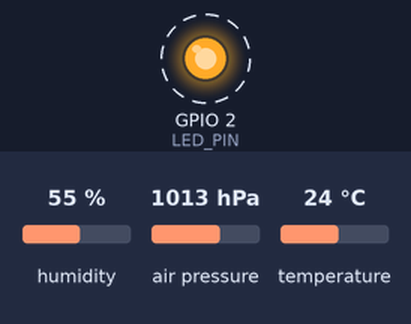
This program was run on a simulated ESP32. On the bench: output pins drawn as LEDs (lit = HIGH). Dashed ring = blinking. Inputs (shaded band) come from the test bench; at power-on: humidity 55 %, air pressure 1013 hPa, temperature 24 °C. WiFi joins after 1.5 s; servers stay silent unless stated; no MQTT or app messages arrive unless stated; what the program prints to the serial monitor is not drawn.

Above: at 1.7 s.
Timing chart, 0 to 4.5 s (numbered marks = the images above):
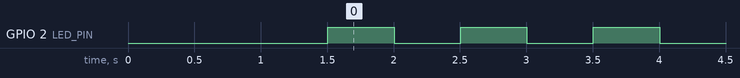

Measured:
- by itself, GPIO 2 (LED_PIN): alternates HIGH for 0.50 s and LOW for 0.50 s

The program:

main.cpp
```cpp
#include <Arduino.h>
#include <Wire.h>
#include <Adafruit_BME280.h>
#include <WiFi.h>
#include <PubSubClient.h>

#define LED_PIN 2

// WiFi credentials
const char* ssid = "ameya";
const char* password = "ameya123";

// MQTT broker
const char* mqtt_server = "172.20.10.2";
const int mqtt_port = 1883;
const char* mqtt_topic = "thermomesh/node1";

Adafruit_BME280 bme;
WiFiClient espClient;
PubSubClient mqttClient(espClient);

SemaphoreHandle_t dataMutex;
float temperature, humidity, pressure;

void connectWiFi() {
  Serial.print("Connecting to WiFi");
  WiFi.begin(ssid, password);
  while (WiFi.status() != WL_CONNECTED) {
    delay(500);
    Serial.print(".");
  }
  Serial.println();
  Serial.print("Connected! IP: ");
  Serial.println(WiFi.localIP());
  Serial.print("Gateway: ");
  Serial.println(WiFi.gatewayIP());
}

void connectMQTT() {
  while (!mqttClient.connected()) {
    Serial.print("Connecting to MQTT...");
    if (mqttClient.connect("ThermoMeshNode1")) {
      Serial.println("connected");
    } else {
      Serial.print("failed, rc=");
      Serial.println(mqttClient.state());
      delay(2000);
    }
  }
}

void sensorTask(void *pvParameters) {
  while (1) {
    float t = bme.readTemperature();
    float h = bme.readHumidity();
    float p = bme.readPressure() / 100.0F;

    xSemaphoreTake(dataMutex, portMAX_DELAY);
    temperature = t;
    humidity = h;
    pressure = p;
    xSemaphoreGive(dataMutex);

    vTaskDelay(pdMS_TO_TICKS(2000));
  }
}

void mqttTask(void *pvParameters) {
  while (1) {
    if (!mqttClient.connected()) {
      connectMQTT();
    }
    mqttClient.loop();

    xSemaphoreTake(dataMutex, portMAX_DELAY);
    float t = temperature;
    float h = humidity;
    float p = pressure;
    xSemaphoreGive(dataMutex);

    char payload[100];
    snprintf(payload, sizeof(payload),
      "{\"temperature\":%.2f,\"humidity\":%.2f,\"pressure\":%.2f}",
      t, h, p);

    mqttClient.publish(mqtt_topic, payload);
    Serial.println(payload);

    vTaskDelay(pdMS_TO_TICKS(5000));
  }
}

void ledTask(void *pvParameters) {
  pinMode(LED_PIN, OUTPUT);
  while (1) {
    digitalWrite(LED_PIN, HIGH);
    vTaskDelay(pdMS_TO_TICKS(500));
    digitalWrite(LED_PIN, LOW);
    vTaskDelay(pdMS_TO_TICKS(500));
  }
}

void setup() {
  Serial.begin(115200);

  if (!bme.begin(0x76)) {
    Serial.println("BME280 not found!");
    while (1);
  }

  connectWiFi();

  mqttClient.setServer(mqtt_server, mqtt_port);

  dataMutex = xSemaphoreCreateMutex();

  xTaskCreatePinnedToCore(sensorTask, "SensorTask", 2048, NULL, 1, NULL, 1);
  xTaskCreatePinnedToCore(mqttTask, "MQTTTask", 4096, NULL, 1, NULL, 1);
  xTaskCreatePinnedToCore(ledTask, "LedTask", 1024, NULL, 1, NULL, 1);
}

void loop() {
  vTaskDelete(NULL);
}
```
